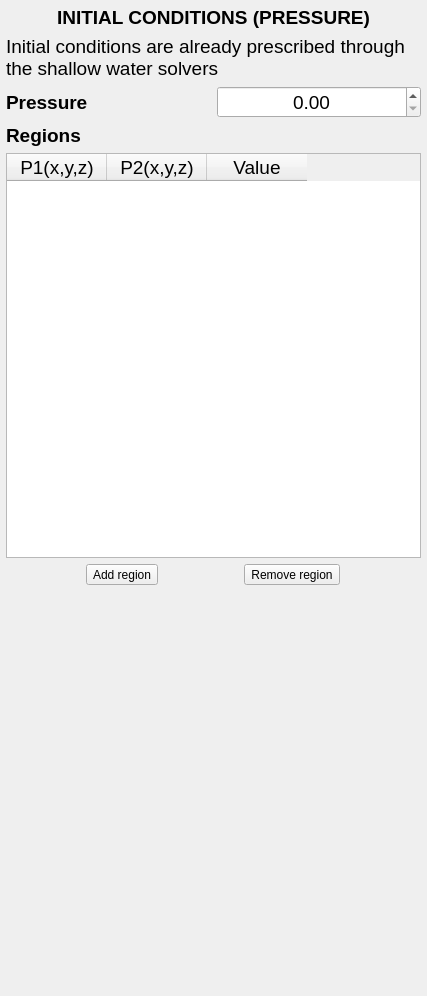
<?xml version="1.0" encoding="UTF-8"?>
<ui version="4.0">
 <class>initialconPres</class>
 <widget class="QFrame" name="initialconPres">
  <property name="geometry">
   <rect>
    <x>0</x>
    <y>0</y>
    <width>427</width>
    <height>996</height>
   </rect>
  </property>
  <property name="windowTitle">
   <string>Frame</string>
  </property>
  <layout class="QVBoxLayout" name="verticalLayout">
   <property name="leftMargin">
    <number>6</number>
   </property>
   <property name="topMargin">
    <number>6</number>
   </property>
   <property name="rightMargin">
    <number>6</number>
   </property>
   <property name="bottomMargin">
    <number>6</number>
   </property>
   <item>
    <widget class="QLabel" name="Lbl_H1">
     <property name="font">
      <font>
       <pointsize>14</pointsize>
      </font>
     </property>
     <property name="text">
      <string>&lt;html&gt;&lt;head/&gt;&lt;body&gt;&lt;p&gt;&lt;span style=&quot; font-weight:600;&quot;&gt;INITIAL CONDITIONS (PRESSURE)&lt;/span&gt;&lt;/p&gt;&lt;/body&gt;&lt;/html&gt;</string>
     </property>
     <property name="alignment">
      <set>Qt::AlignCenter</set>
     </property>
    </widget>
   </item>
   <item>
    <widget class="QLabel" name="Lbl_Notice">
     <property name="font">
      <font>
       <pointsize>14</pointsize>
      </font>
     </property>
     <property name="text">
      <string>Initial conditions are already prescribed through 
the shallow water solvers</string>
     </property>
    </widget>
   </item>
   <item>
    <layout class="QHBoxLayout" name="HLY_Pres" stretch="0,0">
     <item>
      <widget class="QLabel" name="Lbl_Pres">
       <property name="font">
        <font>
         <pointsize>14</pointsize>
         <weight>75</weight>
         <bold>true</bold>
        </font>
       </property>
       <property name="text">
        <string>Pressure</string>
       </property>
       <property name="alignment">
        <set>Qt::AlignLeading|Qt::AlignLeft|Qt::AlignVCenter</set>
       </property>
       <property name="wordWrap">
        <bool>true</bool>
       </property>
      </widget>
     </item>
     <item>
      <widget class="QDoubleSpinBox" name="DSpBx_Pres">
       <property name="font">
        <font>
         <pointsize>14</pointsize>
        </font>
       </property>
       <property name="toolTip">
        <string>Global value of pressure</string>
       </property>
       <property name="alignment">
        <set>Qt::AlignCenter</set>
       </property>
      </widget>
     </item>
    </layout>
   </item>
   <item>
    <widget class="QLabel" name="Lbl_Regions">
     <property name="font">
      <font>
       <pointsize>14</pointsize>
      </font>
     </property>
     <property name="focusPolicy">
      <enum>Qt::ClickFocus</enum>
     </property>
     <property name="text">
      <string>&lt;html&gt;&lt;head/&gt;&lt;body&gt;&lt;p&gt;&lt;span style=&quot; font-weight:600;&quot;&gt;Regions&lt;/span&gt;&lt;/p&gt;&lt;/body&gt;&lt;/html&gt;</string>
     </property>
    </widget>
   </item>
   <item>
    <widget class="QTableWidget" name="Tbl_IniCondTable">
     <property name="font">
      <font>
       <pointsize>14</pointsize>
      </font>
     </property>
     <property name="toolTip">
      <string>Regions for initial condition (Pressure)</string>
     </property>
     <property name="toolTipDuration">
      <number>10000</number>
     </property>
     <property name="alternatingRowColors">
      <bool>true</bool>
     </property>
     <column>
      <property name="text">
       <string>P1(x,y,z)</string>
      </property>
      <property name="font">
       <font>
        <pointsize>14</pointsize>
       </font>
      </property>
      <property name="textAlignment">
       <set>AlignCenter</set>
      </property>
     </column>
     <column>
      <property name="text">
       <string>P2(x,y,z)</string>
      </property>
      <property name="font">
       <font>
        <pointsize>14</pointsize>
       </font>
      </property>
      <property name="textAlignment">
       <set>AlignCenter</set>
      </property>
     </column>
     <column>
      <property name="text">
       <string>Value</string>
      </property>
      <property name="font">
       <font>
        <pointsize>14</pointsize>
       </font>
      </property>
      <property name="textAlignment">
       <set>AlignCenter</set>
      </property>
     </column>
    </widget>
   </item>
   <item>
    <layout class="QHBoxLayout" name="HLY_AddRegion">
     <item>
      <widget class="QToolButton" name="Btn_AddRegion">
       <property name="toolTip">
        <string>Add regions for defining initial conditions</string>
       </property>
       <property name="toolTipDuration">
        <number>10000</number>
       </property>
       <property name="text">
        <string>Add region</string>
       </property>
      </widget>
     </item>
     <item>
      <widget class="QToolButton" name="Btn_RemRegion">
       <property name="toolTip">
        <string>Remove regions for defining initial conditions</string>
       </property>
       <property name="toolTipDuration">
        <number>10000</number>
       </property>
       <property name="text">
        <string>Remove region</string>
       </property>
      </widget>
     </item>
    </layout>
   </item>
   <item>
    <spacer name="VSp">
     <property name="orientation">
      <enum>Qt::Vertical</enum>
     </property>
     <property name="sizeHint" stdset="0">
      <size>
       <width>20</width>
       <height>404</height>
      </size>
     </property>
    </spacer>
   </item>
  </layout>
 </widget>
 <resources/>
 <connections/>
</ui>
